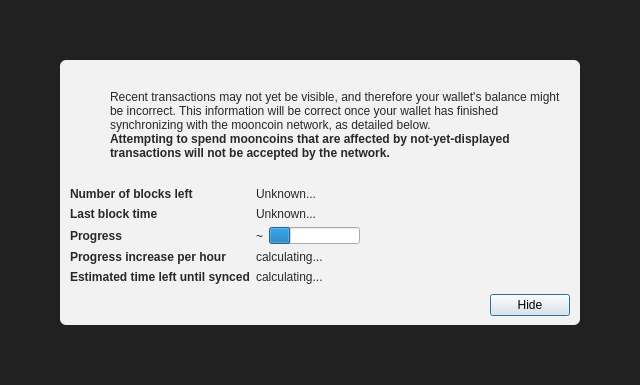
<?xml version="1.0" encoding="UTF-8"?>
<ui version="4.0">
 <class>ModalOverlay</class>
 <widget class="ModalOverlay" name="ModalOverlay">
  <property name="geometry">
   <rect>
    <x>0</x>
    <y>0</y>
    <width>640</width>
    <height>385</height>
   </rect>
  </property>
  <property name="windowTitle">
   <string>Form</string>
  </property>
  <layout class="QVBoxLayout" name="verticalLayout" stretch="0">
   <property name="sizeConstraint">
    <enum>QLayout::SetDefaultConstraint</enum>
   </property>
   <property name="leftMargin">
    <number>0</number>
   </property>
   <property name="topMargin">
    <number>0</number>
   </property>
   <property name="rightMargin">
    <number>0</number>
   </property>
   <property name="bottomMargin">
    <number>0</number>
   </property>
   <item>
    <widget class="QWidget" name="bgWidget" native="true">
     <property name="styleSheet">
      <string notr="true">#bgWidget { background: rgba(0,0,0,220); }</string>
     </property>
     <layout class="QVBoxLayout" name="verticalLayoutMain" stretch="1">
      <property name="leftMargin">
       <number>60</number>
      </property>
      <property name="topMargin">
       <number>60</number>
      </property>
      <property name="rightMargin">
       <number>60</number>
      </property>
      <property name="bottomMargin">
       <number>60</number>
      </property>
      <item>
       <widget class="QWidget" name="contentWidget" native="true">
        <property name="styleSheet">
         <string notr="true">#contentWidget { background: rgba(255,255,255,240); border-radius: 6px; }

QLabel { color: rgb(40,40,40);  }</string>
        </property>
        <layout class="QVBoxLayout" name="verticalLayoutSub" stretch="1,0,0,0">
         <property name="spacing">
          <number>0</number>
         </property>
         <property name="leftMargin">
          <number>10</number>
         </property>
         <property name="topMargin">
          <number>10</number>
         </property>
         <property name="rightMargin">
          <number>10</number>
         </property>
         <property name="bottomMargin">
          <number>10</number>
         </property>
         <item>
          <layout class="QHBoxLayout" name="horizontalLayoutIconText" stretch="0,1">
           <property name="topMargin">
            <number>20</number>
           </property>
           <item>
            <layout class="QVBoxLayout" name="verticalLayoutIcon">
             <property name="leftMargin">
              <number>0</number>
             </property>
             <item>
              <widget class="QPushButton" name="warningIcon">
               <property name="enabled">
                <bool>false</bool>
               </property>
               <property name="text">
                <string/>
               </property>
               <property name="icon">
                <iconset>
                 <normaloff>:/icons/warning</normaloff>
                 <disabledoff>:/icons/warning</disabledoff>:/icons/warning</iconset>
               </property>
               <property name="iconSize">
                <size>
                 <width>48</width>
                 <height>48</height>
                </size>
               </property>
               <property name="flat">
                <bool>true</bool>
               </property>
              </widget>
             </item>
             <item>
              <spacer name="verticalSpacerWarningIcon">
               <property name="orientation">
                <enum>Qt::Vertical</enum>
               </property>
               <property name="sizeHint" stdset="0">
                <size>
                 <width>20</width>
                 <height>40</height>
                </size>
               </property>
              </spacer>
             </item>
            </layout>
           </item>
           <item>
            <layout class="QVBoxLayout" name="verticalLayoutInfoText">
             <property name="leftMargin">
              <number>0</number>
             </property>
             <property name="topMargin">
              <number>0</number>
             </property>
             <item>
              <widget class="QLabel" name="infoText">
               <property name="text">
                <string>Recent transactions may not yet be visible, and therefore your wallet's balance might be incorrect. This information will be correct once your wallet has finished synchronizing with the mooncoin network, as detailed below.</string>
               </property>
               <property name="textFormat">
                <enum>Qt::RichText</enum>
               </property>
               <property name="wordWrap">
                <bool>true</bool>
               </property>
              </widget>
             </item>
             <item>
              <widget class="QLabel" name="infoTextStrong">
               <property name="font">
                <font>
                 <weight>75</weight>
                 <bold>true</bold>
                </font>
               </property>
               <property name="text">
                <string>Attempting to spend mooncoins that are affected by not-yet-displayed transactions will not be accepted by the network.</string>
               </property>
               <property name="textFormat">
                <enum>Qt::RichText</enum>
               </property>
               <property name="wordWrap">
                <bool>true</bool>
               </property>
              </widget>
             </item>
             <item>
              <spacer name="verticalSpacerInTextSpace">
               <property name="orientation">
                <enum>Qt::Vertical</enum>
               </property>
               <property name="sizeHint" stdset="0">
                <size>
                 <width>20</width>
                 <height>40</height>
                </size>
               </property>
              </spacer>
             </item>
            </layout>
           </item>
          </layout>
         </item>
         <item>
          <spacer name="verticalSpacerAfterText">
           <property name="orientation">
            <enum>Qt::Vertical</enum>
           </property>
           <property name="sizeHint" stdset="0">
            <size>
             <width>20</width>
             <height>40</height>
            </size>
           </property>
          </spacer>
         </item>
         <item>
          <layout class="QFormLayout" name="formLayout">
           <property name="fieldGrowthPolicy">
            <enum>QFormLayout::FieldsStayAtSizeHint</enum>
           </property>
           <property name="horizontalSpacing">
            <number>6</number>
           </property>
           <property name="verticalSpacing">
            <number>6</number>
           </property>
           <property name="topMargin">
            <number>10</number>
           </property>
           <item row="0" column="0">
            <widget class="QLabel" name="labelNumberOfBlocksLeft">
             <property name="font">
              <font>
               <weight>75</weight>
               <bold>true</bold>
              </font>
             </property>
             <property name="text">
              <string>Number of blocks left</string>
             </property>
            </widget>
           </item>
           <item row="0" column="1">
            <widget class="QLabel" name="numberOfBlocksLeft">
             <property name="text">
              <string>Unknown...</string>
             </property>
            </widget>
           </item>
           <item row="1" column="0">
            <widget class="QLabel" name="labelLastBlockTime">
             <property name="font">
              <font>
               <weight>75</weight>
               <bold>true</bold>
              </font>
             </property>
             <property name="text">
              <string>Last block time</string>
             </property>
            </widget>
           </item>
           <item row="1" column="1">
            <widget class="QLabel" name="newestBlockDate">
             <property name="sizePolicy">
              <sizepolicy hsizetype="Maximum" vsizetype="Preferred">
               <horstretch>0</horstretch>
               <verstretch>0</verstretch>
              </sizepolicy>
             </property>
             <property name="text">
              <string>Unknown...</string>
             </property>
            </widget>
           </item>
           <item row="2" column="0">
            <widget class="QLabel" name="labelSyncDone">
             <property name="font">
              <font>
               <weight>75</weight>
               <bold>true</bold>
              </font>
             </property>
             <property name="text">
              <string>Progress</string>
             </property>
            </widget>
           </item>
           <item row="2" column="1">
            <layout class="QHBoxLayout" name="horizontalLayoutSync" stretch="0,1">
             <item>
              <widget class="QLabel" name="percentageProgress">
               <property name="text">
                <string notr="true">~</string>
               </property>
              </widget>
             </item>
             <item>
              <widget class="QProgressBar" name="progressBar">
               <property name="value">
                <number>24</number>
               </property>
               <property name="format">
                <string/>
               </property>
              </widget>
             </item>
            </layout>
           </item>
           <item row="4" column="0">
            <widget class="QLabel" name="labelProgressIncrease">
             <property name="font">
              <font>
               <weight>75</weight>
               <bold>true</bold>
              </font>
             </property>
             <property name="text">
              <string>Progress increase per hour</string>
             </property>
            </widget>
           </item>
           <item row="4" column="1">
            <widget class="QLabel" name="progressIncreasePerH">
             <property name="text">
              <string>calculating...</string>
             </property>
            </widget>
           </item>
           <item row="5" column="0">
            <widget class="QLabel" name="labelEstimatedTimeLeft">
             <property name="font">
              <font>
               <weight>75</weight>
               <bold>true</bold>
              </font>
             </property>
             <property name="text">
              <string>Estimated time left until synced</string>
             </property>
            </widget>
           </item>
           <item row="5" column="1">
            <widget class="QLabel" name="expectedTimeLeft">
             <property name="text">
              <string>calculating...</string>
             </property>
            </widget>
           </item>
          </layout>
         </item>
         <item>
          <layout class="QHBoxLayout" name="horizontalLayoutButtons">
           <property name="leftMargin">
            <number>10</number>
           </property>
           <property name="topMargin">
            <number>10</number>
           </property>
           <item>
            <spacer name="horizontalSpacer">
             <property name="orientation">
              <enum>Qt::Horizontal</enum>
             </property>
             <property name="sizeHint" stdset="0">
              <size>
               <width>40</width>
               <height>20</height>
              </size>
             </property>
            </spacer>
           </item>
           <item>
            <widget class="QPushButton" name="closeButton">
             <property name="text">
              <string>Hide</string>
             </property>
             <property name="focusPolicy">
              <enum>Qt::StrongFocus</enum>
             </property>
             <property name="default">
              <bool>true</bool>
             </property>
            </widget>
           </item>
          </layout>
         </item>
        </layout>
       </widget>
      </item>
     </layout>
    </widget>
   </item>
  </layout>
 </widget>
 <customwidgets>
  <customwidget>
   <class>ModalOverlay</class>
   <extends>QWidget</extends>
   <header>qt/modaloverlay.h</header>
   <container>1</container>
  </customwidget>
 </customwidgets>
 <resources/>
 <connections/>
</ui>
